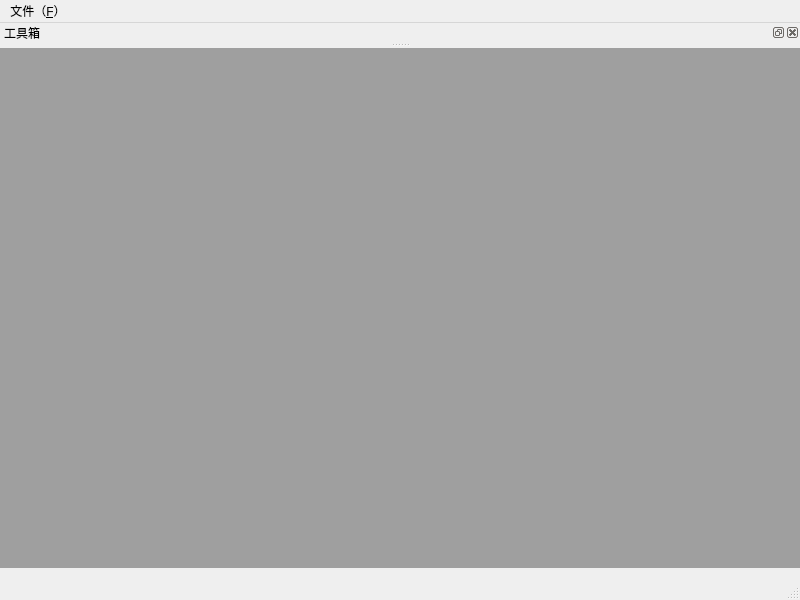
<?xml version="1.0" encoding="UTF-8"?>
<ui version="4.0">
 <class>MainWindow</class>
 <widget class="QMainWindow" name="MainWindow">
  <property name="geometry">
   <rect>
    <x>0</x>
    <y>0</y>
    <width>800</width>
    <height>600</height>
   </rect>
  </property>
  <property name="windowTitle">
   <string>MainWindow</string>
  </property>
  <widget class="QWidget" name="centralwidget">
   <widget class="QMdiArea" name="mdiArea">
    <property name="geometry">
     <rect>
      <x>-11</x>
      <y>-1</y>
      <width>811</width>
      <height>521</height>
     </rect>
    </property>
   </widget>
  </widget>
  <widget class="QMenuBar" name="menubar">
   <property name="geometry">
    <rect>
     <x>0</x>
     <y>0</y>
     <width>800</width>
     <height>21</height>
    </rect>
   </property>
   <widget class="QMenu" name="menu_F">
    <property name="title">
     <string>文件（&amp;F）</string>
    </property>
    <addaction name="actionNew_N"/>
    <addaction name="actionshowdock_D"/>
   </widget>
   <addaction name="menu_F"/>
  </widget>
  <widget class="QStatusBar" name="statusbar"/>
  <widget class="QDockWidget" name="dockWidget">
   <property name="windowTitle">
    <string>工具箱</string>
   </property>
   <attribute name="dockWidgetArea">
    <number>4</number>
   </attribute>
   <widget class="QWidget" name="dockWidgetContents"/>
  </widget>
  <action name="actionNew_N">
   <property name="icon">
    <iconset resource="res.qrc">
     <normaloff>:/res/new.png</normaloff>:/res/new.png</iconset>
   </property>
   <property name="text">
    <string>新建文件(&amp;N)</string>
   </property>
  </action>
  <action name="actionshowdock_D">
   <property name="icon">
    <iconset resource="res.qrc">
     <normaloff>:/res/dock.png</normaloff>:/res/dock.png</iconset>
   </property>
   <property name="text">
    <string>显示Dock(&amp;D)</string>
   </property>
  </action>
 </widget>
 <resources>
  <include location="res.qrc"/>
 </resources>
 <connections/>
</ui>
